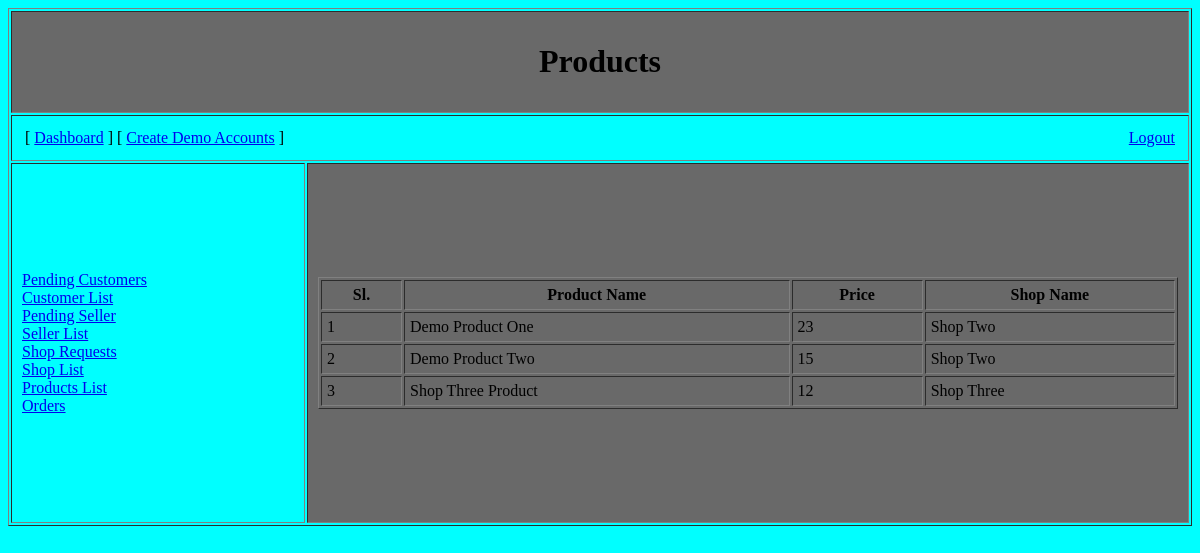
Page /products.php (signed in) on the committed database.
### tables this page shows
CREATE TABLE `product` (
  `id` int(11) NOT NULL,
  `name` varchar(50) NOT NULL,
  `price` double NOT NULL,
  `shop_id` int(11) NOT NULL
);

CREATE TABLE `shop` (
  `id` int(11) NOT NULL,
  `name` varchar(50) NOT NULL,
  `address` varchar(50) NOT NULL,
  `seller_id` int(11) NOT NULL,
  `approved` int(11) NOT NULL DEFAULT 0
);

### Models/DBconfig.php (called while the page is built, shortened)
<?php
$db_server = "localhost:3307";
$db_uname = "root";
$db_pass = "";
$db_name = "admin_panel";
function get($query)
{
	global $db_server, $db_uname, $db_pass, $db_name;
	$conn = mysqli_connect($db_server, $db_uname, $db_pass, $db_name);
	$data = array();
	if ($conn) {
		 $result= mysqli_query($conn, $query);
		 while($row=mysqli_fetch_assoc($result)){
		 	$data[]=$row;
		 }
	}
	return $data;
}
?>

### Models/modelFunction.php (called while the page is built, shortened)
<?php
function fetchShops($conn, $shopId=null, $pending=null)
{
	if ($shopId) {
		$query = mysqli_query($conn, "SELECT * FROM shop WHERE id='$shopId'");
		return mysqli_fetch_assoc($query);
	}
	$q1 = "SELECT * FROM shop where approved=1";
	return get($q1);
}
function fetchProducts($conn, $productId=null)
{
	$q1 = "SELECT * FROM product";
	return get($q1);
}

### products.php (the view, shortened to what this page needs)
<?php
require_once 'Models/DBconfig.php';
require_once 'Models/modelFunction.php';
?>
<!DOCTYPE html>
<html>
<head>
</head>
<body bgcolor="aqua">
	<table border="1" width="100%" cellpadding="10">
		<tr>
			<td align="center" colspan="2" bgcolor="dimgray">
				<h1>
					Products
				</h1>
			</td>
		</tr>
		<tr>
			<td colspan="3">
				<?php include_once 'includes/topbar.php'; ?>
			</td>
		</tr>
		<tr height="360px">
			<td width="25%">
				<?php include_once 'includes/sidebar.php'; ?>
			</td>
			<td align="center" bgcolor="dimgray">
				<table width="100%" border="1" cellpadding="5" id="mainTable">
					<tr>
						<th>Sl.</th>
						<th>Product Name</th>
						<th>Price</th>
						<th>Shop Name</th>
					</tr>
				<?php
				$i=0;
				$productDatas = fetchProducts($conn);
				foreach ($productDatas as $productData) {
				?>
					<tr>
						<td><?=++$i?></td>
						<td><?=$productData['name']?></td>
						<td><?=$productData['price']?></td>
						<td><?=fetchShops($conn, $productData['shop_id'])['name']?></td>
					</tr>
				<?php } ?>
				</table>
			</td>
		</tr>
	</table>
</body>
</html>

### rows in the picture
product: name "Demo Product One", price "23", shop.name "Shop Two"
product: name "Demo Product Two", price "15", shop.name "Shop Two"
product: name "Shop Three Product", price "12", shop.name "Shop Three"
